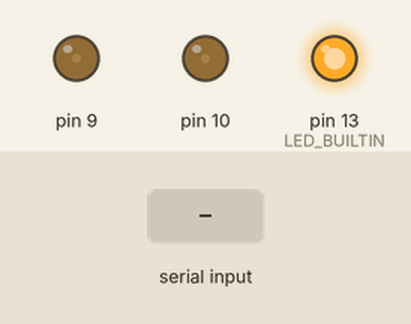
The sketch below on a simulated Arduino Uno, built with avr-gcc and run on an emulated ATmega328P. Parts: output pins drawn as LEDs (lit = HIGH). The inputs (shaded band) are chosen by the test bench. What the sketch prints to the serial monitor is not drawn.

Above: at 1.2 s.
1.3 s: "s90\n" received over Serial
At 2.8 s:
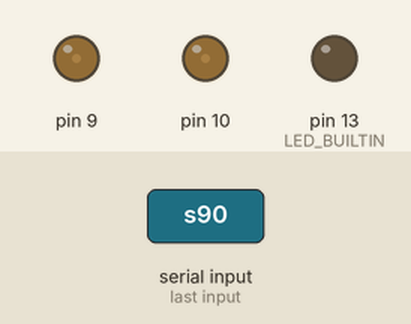
3.0 s: "s,45\n" received over Serial
At 4.5 s:
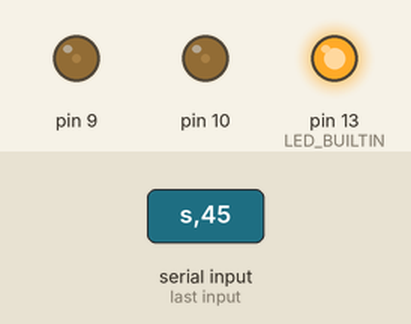
4.7 s: "r90\n" received over Serial
At 6.2 s:
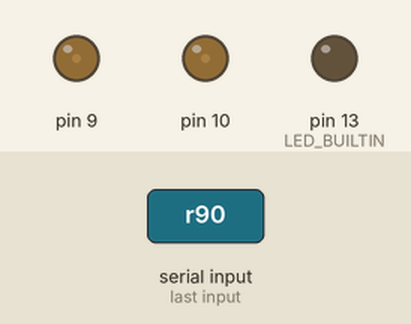
6.4 s: "r,45\n" received over Serial
At 33.7 s:
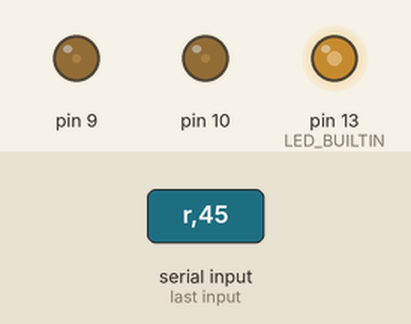
Timing chart, 0 to 34.9 s (numbered marks = the images above; inputs shaded):
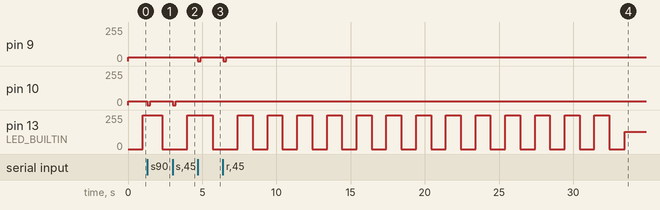

Measured:
- after the input at 1.3 s, pin 10: 28/255 → 0/255 at once, → 28/255 0.20 s later; pin 13 (LED_BUILTIN): 255/255 → 0/255 after 1.0 s instead of 0.70 s
- after the input at 3.0 s, pin 10: 28/255 → 0/255 at once, → 28/255 0.20 s later
- after the input at 4.7 s, pin 9: 28/255 → 0/255 at once, → 28/255 0.20 s later
- after the input at 6.4 s, pin 9: 28/255 → 0/255 at once, → 28/255 0.20 s later

The sketch:

servo_and_engine.ino
```cpp
#include "PWM.h"
#include <Wire.h>

int signals_sleep[2] = {200, 1000}; //задержка индикатора как в азбуке морзе короткий/длинный 0/1

//включение индикатора подключенного через пин - pin_num и передача сигнала без прерывания работы проограммы
void led_on_without_interruption(int _signal, byte pin_num){
  pinMode(pin_num, OUTPUT);
  int _bin[3];
  for(int i=2; i>=0; --i){
    _bin[i] = _signal%2;
    _signal/=2;
  }
  for(int i=0; i<3; ++i){
    digitalWrite(pin_num, HIGH);
    delay(signals_sleep[_bin[i]]);
    digitalWrite(pin_num, LOW);
    delay(200);
    _signal/=2;
  }
  delay(1800);
}

//зацикливание мерцания индикатора на случай если мы не хотим продолжать работу программы
//допустим по pin_from пришел некий сигнал и до тех пор пока на обозреваемый pin_from подается напряжение
//индикатор будет о чем-то сигнализировать
void led_on_with_interruption(int _signal, byte pin_num){
  pinMode(pin_num, OUTPUT);
  while(true){
    led_on_without_interruption(_signal,pin_num);
  }
}


//нейтраль и её крайние положения
int neutral = 7200; //7445, 6965
int sp = neutral, rt = neutral;
int myservo = 9;
int engine = 10;

int32_t servo_frequency = 75;
int32_t engine_frequency = 600;

//диапазон значений частот servo в миллисекундах для pwmWrite
//1.02+-0.2 - abs left
//1.02 - left 20
//1.75 +-0.2 - abs right
//1.78 - right 35

//engine в микросекундах
//forward = 1916
//med = 1500
//backward = 1100

int time_in = millis();

int readVal(char &check){
  //digitalWrite(LED_BUILTIN, LOW);
  int tmp = Serial.read();
  Serial.print(2);
  while(tmp!='s' && tmp!='r' && tmp!='b'){
   tmp = Serial.read();
   if(millis()-time_in>200){
    sp = 7200;
    rt = 7200;
    pwmWriteHR(engine,sp);
    pwmWriteHR(myservo,rt);
    Serial.print(3);
    return -1;
   }
  }
  check = tmp;
  tmp = Serial.parseInt();
  return tmp;
}

int s_fl_time = millis();
int fl_bool = 1;
int on = 0;
int _time;
int time_for_reset;
int last_sp;
int last_sp_t;
int stop_reg = 1;

void setup(){
  Serial.begin(115200);
  InitTimersSafe();
  bool succes = SetPinFrequencySafe(engine,servo_frequency);
  succes = SetPinFrequencySafe(myservo,servo_frequency);
  pwmWriteHR(myservo, neutral);
  pwmWriteHR(engine, neutral);
  Wire.begin();
  _time = millis();
  last_sp = neutral;
  last_sp_t = millis();
  pinMode(13,OUTPUT);
}

void loop(){
    if(millis()-time_in>200){
      sp = 7200;
      rt = 7200;
      pwmWriteHR(myservo, rt);
      pwmWriteHR(engine, sp);
    }
    if ((millis()-_time) > 1000 ) {
      //Serial.end();
      //Serial.begin(9600);
      if(on) {
         digitalWrite(LED_BUILTIN, LOW);
         on = 0;
      }
      else {
        digitalWrite(LED_BUILTIN, HIGH);
        on = 1;
      }
      _time = millis();
    }
    if (Serial.available() > 0){
      _time = millis();
      time_in = millis();
      char check;
      int tmp = readVal(check);
      if(check == 's' && tmp!=-1)
        sp = tmp;
      else
        if (check == 'r' && tmp!=-1)
          rt = tmp;
      else
        if (check == 'b' && tmp!=-1){
          pwmWriteHR(engine, neutral);
          delay(10);
          pwmWriteHR(engine, 7200-tmp);
          delay(40);
        }
      pwmWriteHR(myservo, rt);
      pwmWriteHR(engine, sp);
      Serial.print(1);

      /*
      Serial.print("S: ");
      Serial.print(sp);
      Serial.print(" R: ");
      Serial.println(rt);
      */

    }
    Serial.print(1);
}
```

ATimerDefs.cpp
```cpp
// (licence header left out)
#if defined(__AVR_ATmega640__) || defined(__AVR_ATmega1280__) || defined(__AVR_ATmega1281__) || defined(__AVR_ATmega2560__) || defined(__AVR_ATmega2561__)

#include "wiring_private.h"
#include "../PWM.h"

#define UINT16_MAX 65535
#define UINT8_MAX 255

//--------------------------------------------------------------------------------
//							Helper Functions
//--------------------------------------------------------------------------------

static float toBaseTwo(double baseTenNum)
{
	return log(baseTenNum + 1)/log(2);
}

//--------------------------------------------------------------------------------
//							16 Bit Timer Functions
//--------------------------------------------------------------------------------

uint32_t GetFrequency_16(const int16_t timerOffset)
{
	return (int32_t)(F_CPU/(2 * (int32_t)GetTop_16(timerOffset) * GetPrescaler_16(timerOffset)));
}

bool SetFrequency_16(const int16_t timerOffset, uint32_t f)
{
	if(f > 2000000 || f < 1)
	return false;

	//find the smallest usable multiplier
	uint16_t multiplier = (int16_t)(F_CPU / (2 * f * UINT16_MAX));

	uint8_t iterate = 0;
	while(multiplier > pscLst[iterate++]);

	multiplier = pscLst[iterate];		//multiplier holds the clock select value, and iterate holds the corresponding CS flag

	//getting the timer top using the new multiplier
	uint16_t timerTop = (uint16_t)(F_CPU/(2* f * multiplier));

	SetTop_16(timerOffset, timerTop);
	SetPrescaler_16(timerOffset, (prescaler)iterate);

	return true;
}

uint16_t GetPrescaler_16(const int16_t timerOffset)
{
	return pscLst[(TCCRB_16(timerOffset) & 7)];
}

void SetPrescaler_16(const int16_t timerOffset, prescaler psc)
{
	TCCRB_16(timerOffset) = (TCCRB_16(timerOffset) & ~7) | (psc & 7);
}

void SetTop_16(const int16_t timerOffset, uint16_t top)
{
	ICR_16(timerOffset) = top;
}

uint16_t GetTop_16(const int16_t timerOffset)
{
	return ICR_16(timerOffset);
}

void Initialize_16(const int16_t timerOffset)
{
	//setting the waveform generation mode
	uint8_t wgm = 8;

	TCCRA_16(timerOffset) = (TCCRA_16(timerOffset) & B11111100) | (wgm & 3);
	TCCRB_16(timerOffset) = (TCCRB_16(timerOffset) & B11100111) | ((wgm & 12) << 1);

	SetFrequency_16(timerOffset, 500);
}

float GetResolution_16(const int16_t timerOffset)
{
	return toBaseTwo(ICR_16(timerOffset));
}

//--------------------------------------------------------------------------------
//							8 Bit Timer Functions
//--------------------------------------------------------------------------------

uint32_t GetFrequency_8(const int16_t timerOffset)
{
	return (uint32_t)(F_CPU/((uint32_t)2 * GetTop_8(timerOffset) * GetPrescaler_8(timerOffset)));
}

bool SetFrequency_8(const int16_t timerOffset, uint32_t f)
{
	if(f > 2000000 || f < 31)
		return false;

	//find the smallest usable multiplier
	uint16_t multiplier = (F_CPU / (2 * (uint32_t)f * UINT8_MAX));

	uint8_t iterate = 0;
	uint16_t timerTop;

	do
	{
		if(TIMER2_OFFSET != timerOffset)
		{
			while(multiplier > pscLst[++iterate]);
			multiplier = pscLst[iterate];
		}
		else
		{
			while(multiplier > pscLst_alt[++iterate]);
			multiplier = pscLst_alt[iterate];
		}
		//getting the timer top using the new multiplier
		timerTop = (F_CPU/(2* f * (uint32_t)multiplier));
	} while (timerTop > UINT8_MAX);

	SetTop_8(timerOffset, timerTop);

	if(timerOffset != TIMER2_OFFSET)
	SetPrescaler_8(timerOffset, (prescaler)iterate);
	else
	SetPrescalerAlt_8(timerOffset, (prescaler_alt)iterate);

	return true;
}

uint16_t GetPrescaler_8(const int16_t timerOffset)
{
	if(timerOffset != TIMER2_OFFSET)
		return pscLst[(TCCRB_8(timerOffset) & 7)];
	else
		return pscLst_alt[(TCCRB_8(timerOffset) & 7)];
}

void SetPrescalerAlt_8(const int16_t timerOffset, prescaler_alt psc)
{
	TCCRB_8(timerOffset) = (TCCRB_8(timerOffset) & ~7) | (psc & 7);
}

void SetPrescaler_8(const int16_t timerOffset, prescaler psc)
{
	TCCRB_8(timerOffset) = (TCCRB_8(timerOffset) & ~7) | (psc & 7);
}

void SetTop_8(const int16_t timerOffset, uint8_t top)
{
	OCRA_8(timerOffset) = top;
}

uint8_t	GetTop_8(const int16_t timerOffset)
{
	return OCRA_8(timerOffset);
}

void Initialize_8(const int16_t timerOffset)
{
	//setting the waveform generation mode
	uint8_t wgm = 5;

	TCCRA_8(timerOffset) = (TCCRA_8(timerOffset) & B11111100) | (wgm & 3);
	TCCRB_8(timerOffset) = (TCCRB_8(timerOffset) & B11110111) | ((wgm & 12) << 1);

	//disable timer0's interrupt when initialization is called, otherwise handler will eat
	//up processor cycles when PWM on timer0 is set to high frequencies. This will effectively disable
	//Arduino's time keeping functions, which the user should be aware of before initializing timer0
	if(timerOffset == 0)
	{
		TIMSK0 &= B11111110;
	}

	SetFrequency_8(timerOffset, 500);
}

float GetResolution_8(const int16_t timerOffset)
{
	return toBaseTwo(OCRA_8(timerOffset));
}

//--------------------------------------------------------------------------------
//							Timer Independent Functions
//--------------------------------------------------------------------------------

void pwmWrite(uint8_t pin, uint8_t val)
{
	pinMode(pin, OUTPUT);

	uint32_t tmp = val;

	if (val == 0)
		digitalWrite(pin, LOW);
	else if (val == 255)
		digitalWrite(pin, HIGH);
	else
	{
		TimerData td = timer_to_pwm_data[digitalPinToTimer(pin)];
		if(td.ChannelRegLoc) //null checking
		{
			if(td.Is16Bit)
			{
				sbi(_SFR_MEM8(td.PinConnectRegLoc), td.PinConnectBits);
				_SFR_MEM16(td.ChannelRegLoc) = (tmp * _SFR_MEM16(td.TimerTopRegLoc)) / 255;
			}
			else
			{
				sbi(_SFR_MEM8(td.PinConnectRegLoc), td.PinConnectBits);
				_SFR_MEM8(td.ChannelRegLoc) = (tmp * _SFR_MEM8(td.TimerTopRegLoc)) / 255;
			}
		}
	}
}

//takes a 16 bit value instead of an 8 bit value for maximum resolution
void pwmWriteHR(uint8_t pin, uint16_t val)
{
	pinMode(pin, OUTPUT);

	uint32_t tmp = val;

	if (val == 0)
	digitalWrite(pin, LOW);
	else if (val == 65535)
	digitalWrite(pin, HIGH);
	else
	{
		TimerData td = timer_to_pwm_data[digitalPinToTimer(pin)];
		if(td.ChannelRegLoc) //null checking
		{
			if(td.Is16Bit)
			{
				sbi(_SFR_MEM8(td.PinConnectRegLoc), td.PinConnectBits);
				_SFR_MEM16(td.ChannelRegLoc) = (tmp * _SFR_MEM16(td.TimerTopRegLoc)) / 65535;
			}
			else
			{
				sbi(_SFR_MEM8(td.PinConnectRegLoc), td.PinConnectBits);
				_SFR_MEM8(td.ChannelRegLoc) = (tmp * _SFR_MEM8(td.TimerTopRegLoc)) / 65535;
			}
		}
	}
}

//Initializes all timer objects, setting them to modes compatible with frequency manipulation. All timers are set to 488 - 500 Hz at the end of initialization.
void InitTimers()
{
	Timer0_Initialize();
	InitTimersSafe();
}

//initializes all timer objects except for timer 0, which is necessary for the Arduino's time keeping functions
void InitTimersSafe()
{
	Timer1_Initialize();
	Timer2_Initialize();
	Timer3_Initialize();
	Timer4_Initialize();
	Timer5_Initialize();
}

bool SetPinFrequency(int8_t pin, uint32_t frequency)
{
	uint8_t timer = digitalPinToTimer(pin);

	if(timer == TIMER0B)
	return Timer0_SetFrequency(frequency);
	else if(timer == TIMER1A || timer == TIMER1B)
	return Timer1_SetFrequency(frequency);
	else if(timer == TIMER2B)
	return Timer2_SetFrequency(frequency);
	else if(timer == TIMER3A || timer == TIMER3B || timer == TIMER3C)
	return Timer3_SetFrequency(frequency);
	else if(timer == TIMER4A || timer == TIMER4B || timer == TIMER4C)
	return Timer4_SetFrequency(frequency);
	else if(timer == TIMER5A || timer == TIMER5B || timer == TIMER5C)
	return Timer5_SetFrequency(frequency);
	else
	return false;
}

bool SetPinFrequencySafe(int8_t pin, uint32_t frequency)
{
	uint8_t timer = digitalPinToTimer(pin);

	if(timer == TIMER1A || timer == TIMER1B)
	return Timer1_SetFrequency(frequency);
	else if(timer == TIMER2B)
	return Timer2_SetFrequency(frequency);
	else if(timer == TIMER3A || timer == TIMER3B || timer == TIMER3C)
	return Timer3_SetFrequency(frequency);
	else if(timer == TIMER4A || timer == TIMER4B || timer == TIMER4C)
	return Timer4_SetFrequency(frequency);
	else if(timer == TIMER5A || timer == TIMER5B || timer == TIMER5C)
	return Timer5_SetFrequency(frequency);
	else
	return false;
}

float GetPinResolution(uint8_t pin)
{
	TimerData td = timer_to_pwm_data[digitalPinToTimer(pin)];
	double baseTenRes = 0;

	if(td.ChannelRegLoc)
	{
		//getting a base 10 resolution
		td.Is16Bit? (baseTenRes = _SFR_MEM16(td.TimerTopRegLoc)) : (baseTenRes = _SFR_MEM8(td.TimerTopRegLoc));

		//change the base and return
		return toBaseTwo(baseTenRes);
	}
	else
	{
		return 0;
	}
}
#endif
```

BTimerDefs.h
```cpp
// (licence header left out)
#ifndef BTIMERDEFS_H_
#define BTIMERDEFS_H_

#if defined(__AVR_ATmega48__) || defined(__AVR_ATmega88__) || defined(__AVR_ATmega88P__) || defined(__AVR_ATmega168__) || defined(__AVR_ATmega168P__) || defined(__AVR_ATmega328__) || defined(__AVR_ATmega328P__)

//physical memory locations used in pwmWrite()
#define OCR1A_MEM	0x88
#define OCR1B_MEM	0x8A
#define OCR1C_MEM	0x8C

#define OCR0A_MEM	0x47
#define OCR0B_MEM	0x48
#define OCR2A_MEM	0xB3
#define OCR2B_MEM	0xB4

#define TCCR1A_MEM	0x80
#define TCCR1B_MEM	0x81
#define TCCR1C_MEM	0x82

#define TCCR0A_MEM	0x44
#define TCCR0B_MEM	0x45
#define TCCR2A_MEM	0xB0
#define TCCR2B_MEM	0xB1

#define ICR1_MEM	0x86

//8 bit timers
#define TIMER0_OFFSET	0x00
#define TIMER2_OFFSET	0x6C

#define TCCRA_8(tmr_offset)		_SFR_MEM8(0x44 + tmr_offset)
#define TCCRB_8(tmr_offset)		_SFR_MEM8(0x45 + tmr_offset)
#define OCRA_8(tmr_offset)		_SFR_MEM8(0x47 + tmr_offset)

static const uint16_t pscLst[] = { 0, 1, 8, 64, 256, 1024};
static const uint16_t pscLst_alt[] = {0, 1, 8, 32, 64, 128, 256, 1024};

enum prescaler
{
	ps_1	=	1,
	ps_8	=	2,
	ps_64	=	3,
	ps_256	=	4,
	ps_1024 =	5
};

//certain 8 bit timers read the CSn register differently
enum prescaler_alt
{
	psalt_1		=	1,
	psalt_8		=	2,
	psalt_32	=	3,
	psalt_64	=	4,
	psalt_128	=	5,
	psalt_256	=	6,
	psalt_1024	=	7
};

//macros for each timer 'object'
#define Timer0_GetFrequency()	GetFrequency_8(TIMER0_OFFSET)
#define Timer0_SetFrequency(x)	SetFrequency_8(TIMER0_OFFSET, x)
#define Timer0_GetPrescaler()	GetPrescaler_8(TIMER0_OFFSET)
#define Timer0_SetPrescaler(x)	SetPrescaler_8(TIMER0_OFFSET, x)
#define Timer0_GetTop()			GetTop_8(TIMER0_OFFSET)
#define Timer0_SetTop(x)		SetTop_8(TIMER0_OFFSET, x)
#define Timer0_Initialize()		Initialize_8(TIMER0_OFFSET)
#define Timer0_GetResolution()	GetResolution_8(TIMER0_OFFSET)

#define Timer1_GetFrequency()	GetFrequency_16()
#define Timer1_SetFrequency(x)	SetFrequency_16(x)
#define Timer1_GetPrescaler()	GetPrescaler_16()
#define Timer1_SetPrescaler(x)	SetPrescaler_16(x)
#define Timer1_GetTop()			GetTop_16()
#define Timer1_SetTop(x)		SetTop_16(x)
#define Timer1_Initialize()		Initialize_16()
#define Timer1_GetResolution()	GetResolution_16()

#define Timer2_GetFrequency()	GetFrequency_8(TIMER2_OFFSET)
#define Timer2_SetFrequency(x)	SetFrequency_8(TIMER2_OFFSET, x)
#define Timer2_GetPrescaler()	GetPrescaler_8(TIMER2_OFFSET)
#define Timer2_SetPrescaler(x)	SetPrescalerAlt_8(TIMER2_OFFSET, x)
#define Timer2_GetTop()			GetTop_8(TIMER2_OFFSET)
#define Timer2_SetTop(x)		SetTop_8(TIMER2_OFFSET, x)
#define Timer2_Initialize()		Initialize_8(TIMER2_OFFSET)
#define Timer2_GetResolution()	GetResolution_8(TIMER2_OFFSET)

#else
	#error "BTimerDefs.h only supports ATMega48, ATMega88, ATMega168, ATMega328"
#endif
#endif /* BTIMERDEFS_H_ */
```

PWM.h
```cpp
// (licence header left out)
/*
This library is built to support two of the AVR Architecture 'groups' that Arduino uses
a) ATmega48/88/168/328,
b) ATmega640/1280/1281/2560/2561
*/

#ifndef PWM_H_
#define PWM_H_

#include "avr/pgmspace.h"
#include "math.h"

#if defined(__AVR_ATmega640__) || defined(__AVR_ATmega1280__) || defined(__AVR_ATmega1281__) || defined(__AVR_ATmega2560__) || defined(__AVR_ATmega2561__)
	#include "ATimerDefs.h"
#elif defined(__AVR_ATmega48__) || defined(__AVR_ATmega88__) || defined(__AVR_ATmega88P__) || defined(__AVR_ATmega168__) || defined(__AVR_ATmega168P__) || defined(__AVR_ATmega328__) || defined(__AVR_ATmega328P__)
	#include "BTimerDefs.h"
#endif


#if defined(__AVR_ATmega640__) || defined(__AVR_ATmega1280__) || defined(__AVR_ATmega1281__) || defined(__AVR_ATmega2560__) || defined(__AVR_ATmega2561__)
// 16 bit timers
extern uint32_t	GetFrequency_16(const int16_t timerOffset);
extern bool		SetFrequency_16(const int16_t timerOffset, uint32_t f);
extern uint16_t GetPrescaler_16(const int16_t timerOffset);
extern void		SetPrescaler_16(const int16_t timerOffset, prescaler psc);
extern void		SetTop_16(const int16_t timerOffset, uint16_t top);
extern uint16_t GetTop_16(const int16_t timerOffset);
extern void		Initialize_16(const int16_t timerOffset);
extern float	GetResolution_16(const int16_t timerOffset);

// 8 bit timers
extern uint32_t	GetFrequency_8(const int16_t timerOffset);
extern bool		SetFrequency_8(const int16_t timerOffset, uint32_t f);
extern uint16_t GetPrescaler_8(const int16_t timerOffset);
extern void		SetPrescaler_8(const int16_t timerOffset, prescaler psc);
extern void		SetPrescalerAlt_8(const int16_t timerOffset, prescaler_alt psc);
extern void		SetTop_8(const int16_t timerOffset, uint8_t top);
extern uint8_t	GetTop_8(const int16_t timerOffset);
extern void		Initialize_8(const int16_t timerOffset);
extern float	GetResolution_8(const int16_t timerOffset);

#endif

#if defined(__AVR_ATmega48__) || defined(__AVR_ATmega88__) || defined(__AVR_ATmega88P__) || defined(__AVR_ATmega168__) || defined(__AVR_ATmega168P__) || defined(__AVR_ATmega328__) || defined(__AVR_ATmega328P__)

// 16 bit timers
extern uint32_t	GetFrequency_16();
extern bool		SetFrequency_16(uint32_t f);
extern uint16_t GetPrescaler_16();
extern void		SetPrescaler_16(prescaler psc);
extern void		SetTop_16(uint16_t top);
extern uint16_t GetTop_16();
extern void		Initialize_16();
extern float	GetResolution_16();

// 8 bit timers
extern uint32_t	GetFrequency_8(const int16_t timerOffset);
extern bool		SetFrequency_8(const int16_t timerOffset, uint32_t f);
extern uint16_t GetPrescaler_8(const int16_t timerOffset);
extern void		SetPrescaler_8(const int16_t timerOffset, prescaler psc);
extern void		SetPrescalerAlt_8(const int16_t timerOffset, prescaler_alt psc);
extern void		SetTop_8(const int16_t timerOffset, uint8_t top);
extern uint8_t	GetTop_8(const int16_t timerOffset);
extern void		Initialize_8(const int16_t timerOffset);
extern float	GetResolution_8(const int16_t timerOffset);

#endif

//common functions

extern void		InitTimers();
extern void		InitTimersSafe();										//doesn't init timers responsible for time keeping functions
extern void		pwmWrite(uint8_t pin, uint8_t val);
extern void		pwmWriteHR(uint8_t pin, uint16_t val);					//accepts a 16 bit value and maps it down to the timer for maximum resolution
extern bool		SetPinFrequency(int8_t pin, uint32_t frequency);
extern bool		SetPinFrequencySafe(int8_t pin, uint32_t frequency);	//does not set timers responsible for time keeping functions
extern float	GetPinResolution(uint8_t pin);							//gets the PWM resolution of a pin in base 2, 0 is returned if the pin is not connected to a timer

#endif /* PWM_H_ */
```

Source omitted: BTimerDefs.cpp (9027 bytes)
